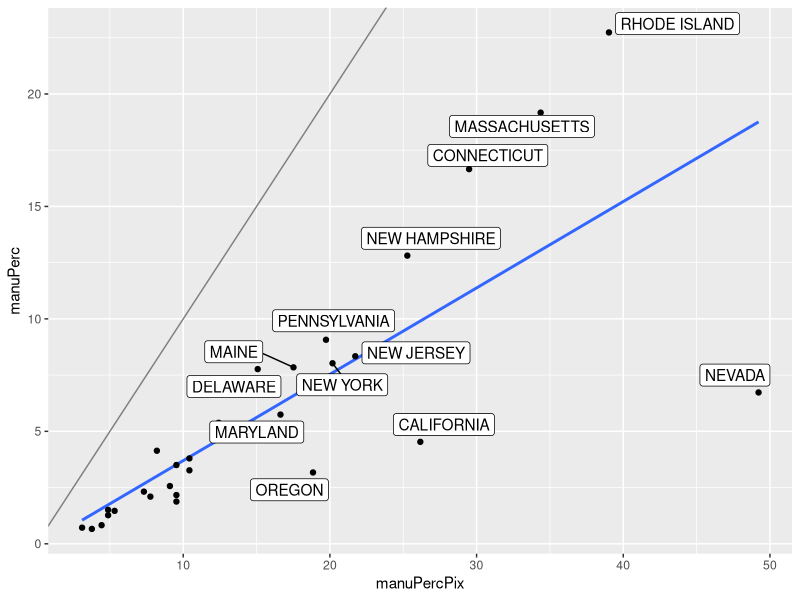
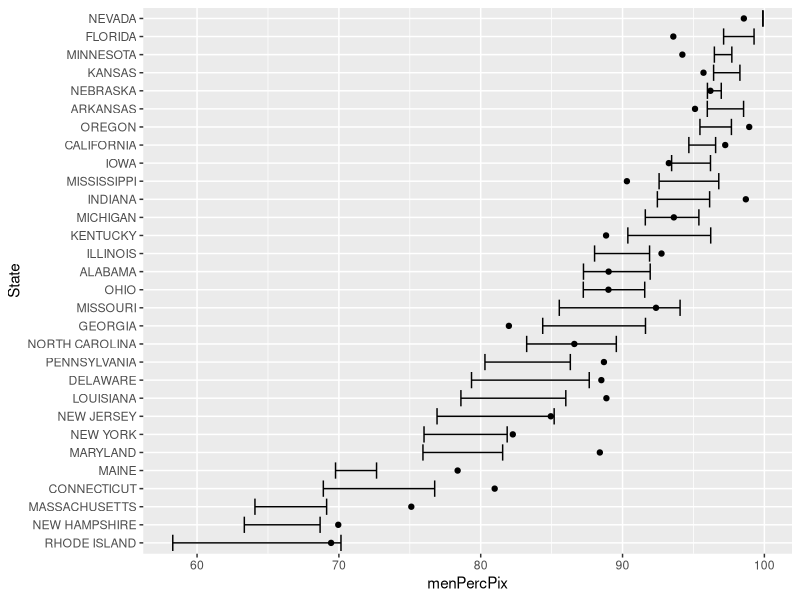
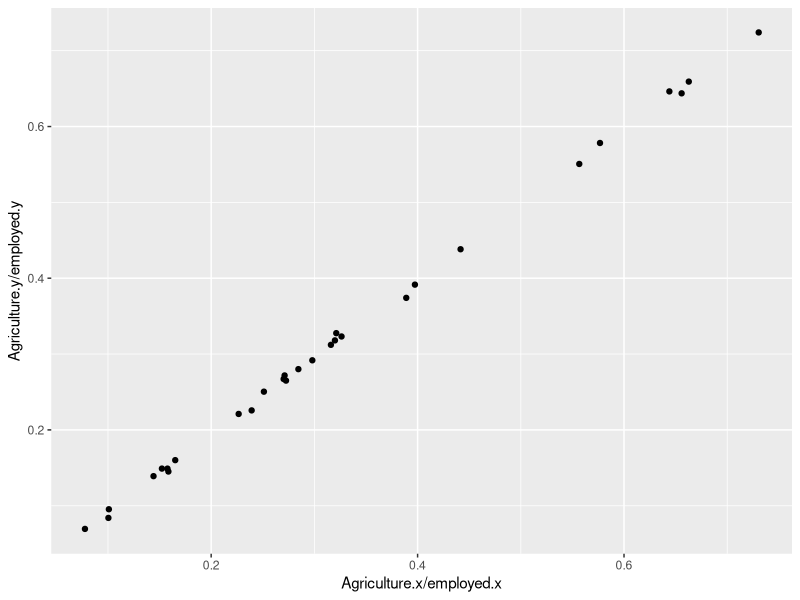
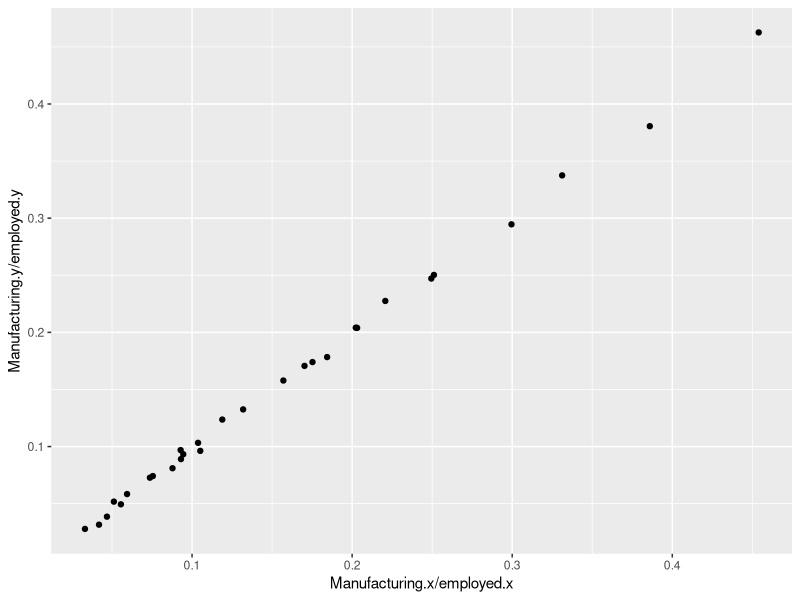
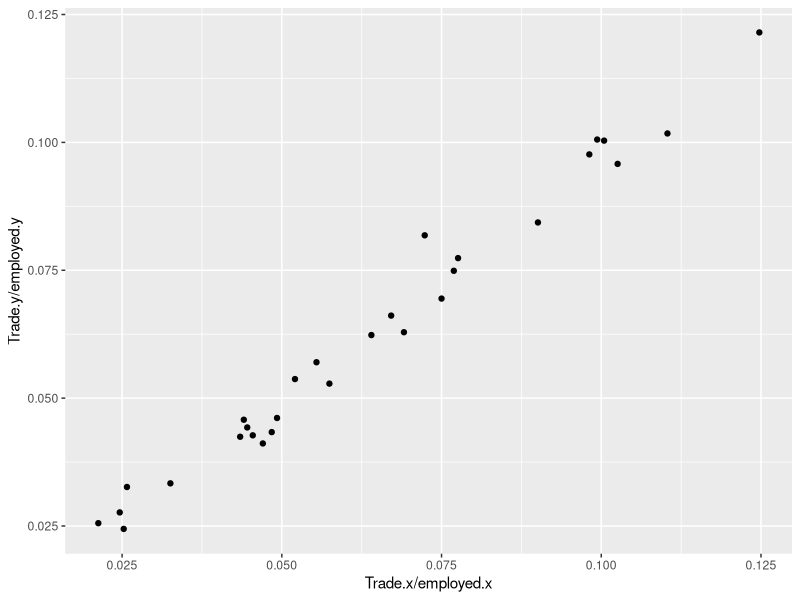
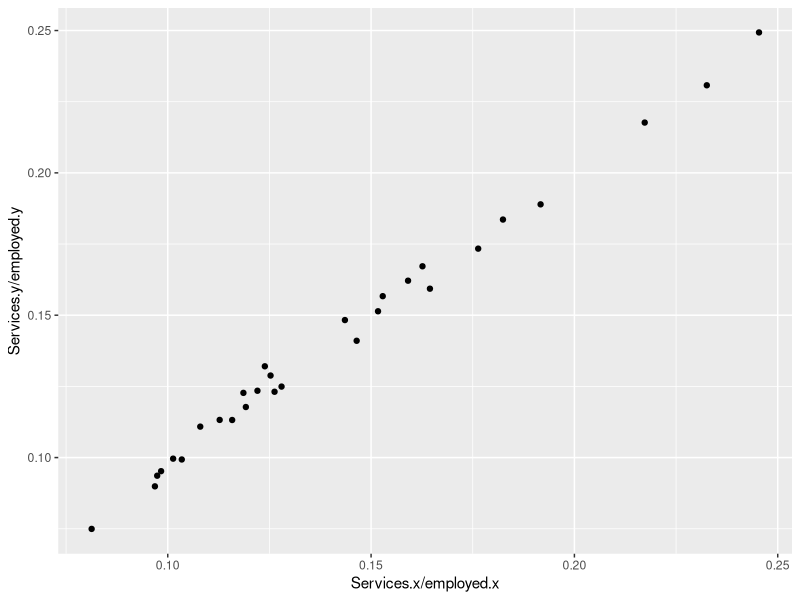
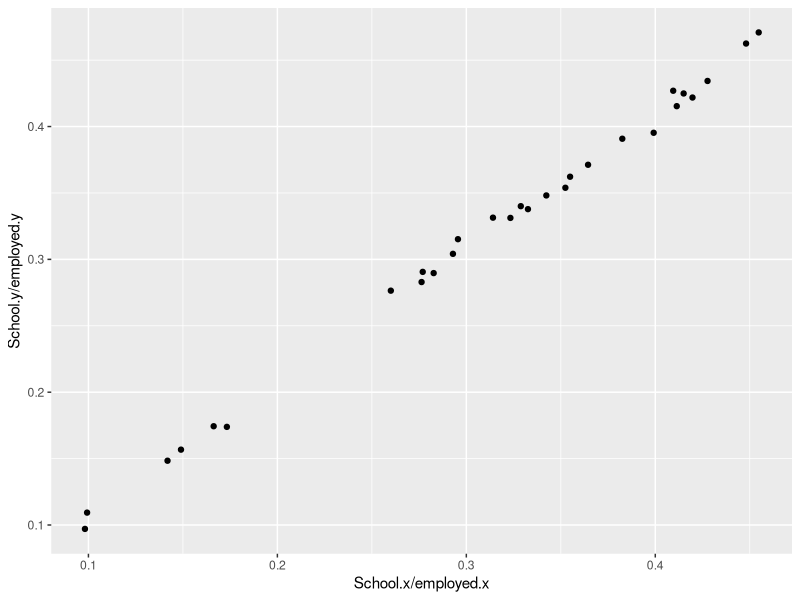
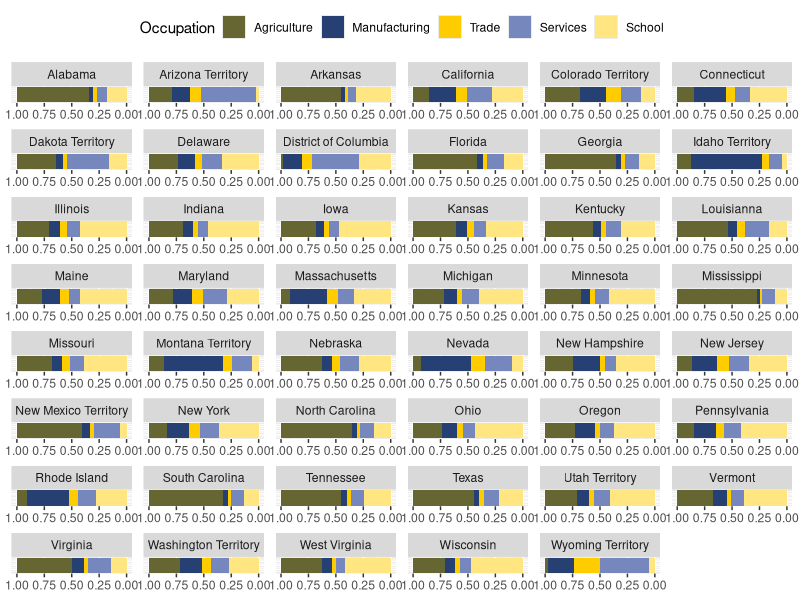

The R script that drew these images, in order:
## ---- chunk 1
knitr::opts_chunk$set(echo = TRUE)
## ---- chunk 2
library(tidyverse)
pixels <- readxl::read_excel("pixel-measurements.xlsx")
glimpse(pixels)
## ---- chunk 3
empl <- read.csv("Data/employment.csv")
## ---- chunk 4
manufacturing <- empl %>% select(
  State, TOTAL.POPULATION,
  TOTAL.HANDS.EMPLOYED.IN.MANUFACTURING,
  MALES.ABOVE.AGE.16.EMPLOYED.IN.MANUFACTURING,
  FEMALES.ABOVE.AGE.16.EMPLOYED.IN.MANUFACTURING,
  YOUTHS.EMPLOYED.IN.MANUFACTURING) 
manufacturing <- manufacturing %>% mutate(
  manuPerc = TOTAL.HANDS.EMPLOYED.IN.MANUFACTURING/TOTAL.POPULATION*100,
  menPerc = MALES.ABOVE.AGE.16.EMPLOYED.IN.MANUFACTURING/TOTAL.HANDS.EMPLOYED.IN.MANUFACTURING * 100,
  womenPerc = FEMALES.ABOVE.AGE.16.EMPLOYED.IN.MANUFACTURING/TOTAL.HANDS.EMPLOYED.IN.MANUFACTURING * 100,
  youthsPerc = YOUTHS.EMPLOYED.IN.MANUFACTURING/TOTAL.HANDS.EMPLOYED.IN.MANUFACTURING * 100
)
## ---- chunk 5
manu_pixel <- pixels %>% select(State, Manufacturing, Mfctr.Male, Mfctr.Female) %>% mutate(
  State=toupper(State),
  manuPercPix = Manufacturing/451*100,
  menPercPix = Mfctr.Male/(Mfctr.Male+Mfctr.Female)*100,
  womenPercPix = Mfctr.Female/(Mfctr.Male+Mfctr.Female)*100
)
  
## ---- chunk 6
combo <- left_join(manu_pixel, manufacturing, by="State")
combo %>% ggplot(aes(x = manuPercPix, y = manuPerc)) + 
  geom_abline(colour = "grey50") +
  geom_smooth(method="lm", se=FALSE) + geom_point() +
  ggrepel::geom_label_repel(aes(label=State), combo %>% filter(manuPercPix >= 15))
## ---- chunk 7
combo %>% mutate(State = reorder(State, menPerc)) %>%
  ggplot(aes(x = menPercPix, y = State)) +
  geom_errorbarh(aes(xmin=menPerc, xmax=menPerc+youthsPerc)) +
  geom_point()
## ---- chunk 8
occupation <- read.csv("Data/occupation.csv")
occupation$State <- as.character(occupation$Area.name)
occupation$employed <- with(occupation, Agriculture+Services+Trade+Manufacturing+School)
pixels2 <- pixels %>% mutate(
  employed = Agriculture+Manufacturing+Trade+Services+School
)

combo2 <- left_join(pixels2, occupation, by="State")
combo2 %>% 
  ggplot(aes(x = Agriculture.x/employed.x, y = Agriculture.y/employed.y)) +
  geom_point()
combo2 %>% 
  ggplot(aes(x = Manufacturing.x/employed.x, y = Manufacturing.y/employed.y)) +
  geom_point()
combo2 %>% 
  ggplot(aes(x = Trade.x/employed.x, y = Trade.y/employed.y)) +
  geom_point()
combo2 %>% 
  ggplot(aes(x = Services.x/employed.x, y = Services.y/employed.y)) +
  geom_point()
combo2 %>% 
  ggplot(aes(x = School.x/employed.x, y = School.y/employed.y)) +
  geom_point()

## ---- chunk 9
occ <- occupation %>% gather(key="Occupation", value="Number", 2:6, factor_key = TRUE)

cols <- c("#666633", "#264073", "#ffcc00", "#7587bd", "#ffe680")
occ %>% 
  ggplot(aes(x=1, weight=Number)) + 
  geom_bar(position="fill", aes(fill=Occupation)) + coord_flip() +
  facet_wrap(~Area.name, scales="free", ncol=6) + ylab("") + xlab("") +
  theme(legend.position="top") +
  scale_fill_manual(values = cols) +
  scale_y_reverse() +
  theme(axis.line=element_blank(), axis.text.y=element_blank(), 
        axis.title = element_blank(), axis.ticks.y = element_blank())
